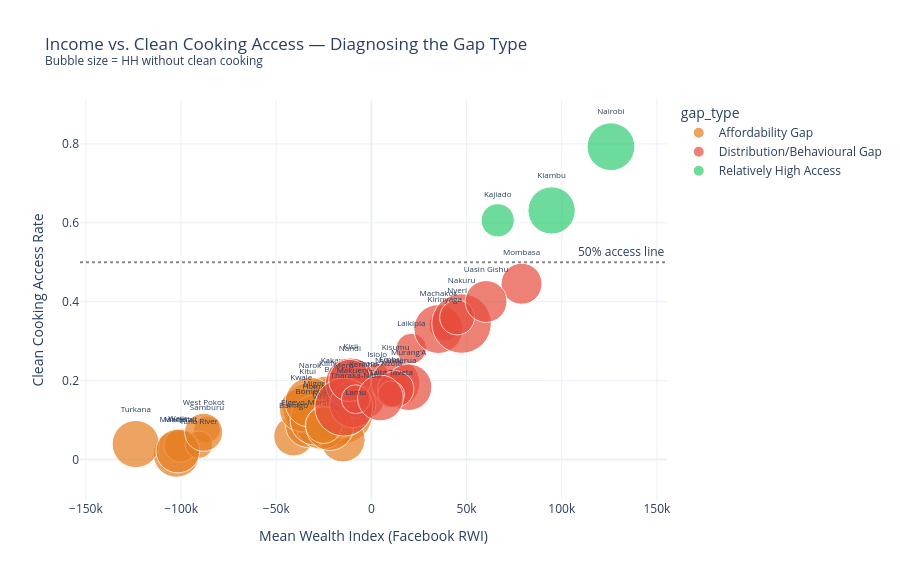

Here is the notebook cell this chart was saved with:
### Markdown cell above
---
## 2. Affordability vs. Distribution Gap Analysis

### Code cell
# Counties with high wealth index but low clean cooking = DISTRIBUTION/BEHAVIORAL gap
# Counties with low wealth index and low clean cooking  = AFFORDABILITY gap

if 'wealth_index_mean' in df.columns and df['wealth_index_mean'].notna().sum() > 10:
    wealth_median = df['wealth_index_mean'].median()
    
    def gap_type(row):
        if row['wealth_index_mean'] >= wealth_median and row['clean_cooking_rate'] < 0.5:
            return 'Distribution/Behavioural Gap'
        elif row['wealth_index_mean'] < wealth_median and row['clean_cooking_rate'] < 0.5:
            return 'Affordability Gap'
        elif row['clean_cooking_rate'] >= 0.5:
            return 'Relatively High Access'
        else:
            return 'Mixed'

    df['gap_type'] = df.apply(gap_type, axis=1)

    fig2 = px.scatter(
        df,
        x='wealth_index_mean',
        y='clean_cooking_rate',
        color='gap_type',
        size='hh_without_clean_cooking',
        text='county_name',
        color_discrete_map={
            'Distribution/Behavioural Gap': '#e74c3c',
            'Affordability Gap': '#e67e22',
            'Relatively High Access': '#2ecc71',
            'Mixed': '#95a5a6',
        },
        title='Income vs. Clean Cooking Access — Diagnosing the Gap Type<br><sup>Bubble size = HH without clean cooking</sup>',
        labels={
            'wealth_index_mean': 'Mean Wealth Index (Facebook RWI)',
            'clean_cooking_rate': 'Clean Cooking Access Rate',
        },
        template='plotly_white',
        size_max=45,
    )
    fig2.add_hline(y=0.5, line_dash='dot', line_color='#888', annotation_text='50% access line')
    fig2.update_traces(textposition='top center', textfont_size=8)
    fig2.update_layout(height=580)
    fig2.write_html(str(CHARTS / 'affordability_vs_distribution_gap.html'))
    print('Saved affordability_vs_distribution_gap.html')
    fig2.show()
else:
    print('Wealth index data not yet available — add Facebook RWI in notebook 02 to enable this analysis.')

### Figure 1 — Plotly figure (JSON) as saved in the notebook; plotly's stock layout.template omitted (floating-point values rounded to 4 significant figures)
{"data": [{"hovertemplate": "gap_type=Affordability Gap<br>Mean Wealth Index (Facebook RWI)=%{x}<br>Clean Cooking Access Rate=%{y}<br>hh_without_clean_cooking=%{marker.size}<br>county_name=%{text}<extra></extra>", "legendgroup": "Affordability Gap", "marker": {"color": "#e67e22", "size": [160900.0, 204900.0, 378000.0, 208600.0, 107400.0, 204900.0, 264000.0, 414000.0, 320200.0, 253600.0, 194300.0, 219400.0, 113700.0, 257700.0, 253800.0, 140400.0, 73520.0, 233400.0, 77960.0, 228400.0, 138100.0, 196000.0, 148300.0], "sizemode": "area", "sizeref": 204.5, "symbol": "circle"}, "mode": "markers+text", "name": "Affordability Gap", "orientation": "v", "showlegend": true, "text": ["Baringo", "Bomet", "Bungoma", "Busia", "Elgeyo-Marakwet", "Garissa", "Homa Bay", "Kakamega", "Kilifi", "Kitui", "Kwale", "Mandera", "Marsabit", "Migori", "Narok", "Nyamira", "Samburu", "Siaya", "Tana River", "Turkana", "Vihiga", "Wajir", "West Pokot"], "textfont": {"size": 8}, "textposition": "top center", "type": "scatter", "x": [-40890.0, -33430.0, -15140.0, -19870.0, -30830.0, -15050.0, -26140.0, -16450.0, -23360.0, -33490.0, -36830.0, -102500.0, -100300.0, -29540.0, -32270.0, -22590.0, -86400.0, -21880.0, -90650.0, -123800.0, -25060.0, -101700.0, -88130.0], "xaxis": "x", "y": [0.05908, 0.08748, 0.1176, 0.08954, 0.07865, 0.05042, 0.09025, 0.1354, 0.1409, 0.1294, 0.1259, 0.01369, 0.03563, 0.09993, 0.1452, 0.09582, 0.07608, 0.08341, 0.03766, 0.03917, 0.08736, 0.02148, 0.06906], "yaxis": "y"}, {"hovertemplate": "gap_type=Distribution/Behavioural Gap<br>Mean Wealth Index (Facebook RWI)=%{x}<br>Clean Cooking Access Rate=%{y}<br>hh_without_clean_cooking=%{marker.size}<br>county_name=%{text}<extra></extra>", "legendgroup": "Distribution/Behavioural Gap", "marker": {"color": "#e74c3c", "size": [127300.0, 53900.0, 194900.0, 103100.0, 262000.0, 238800.0, 95580.0, 32170.0, 244000.0, 218000.0, 343600.0, 171700.0, 221300.0, 363200.0, 181600.0, 134400.0, 124600.0, 72900.0, 85410.0, 214300.0, 178800.0], "sizemode": "area", "sizeref": 204.5, "symbol": "circle"}, "mode": "markers+text", "name": "Distribution/Behavioural Gap", "orientation": "v", "showlegend": true, "text": ["Embu", "Isiolo", "Kericho", "Kirinyaga", "Kisii", "Kisumu", "Laikipia", "Lamu", "Machakos", "Makueni", "Meru", "Mombasa", "Murang'A", "Nakuru", "Nandi", "Nyandarua", "Nyeri", "Taita Taveta", "Tharaka-Nithi", "Trans Nzoia", "Uasin Gishu"], "textfont": {"size": 8}, "textposition": "top center", "type": "scatter", "x": [9879.0, 3014.0, -4396.0, 38520.0, -10850.0, 12770.0, 20940.0, -8208.0, 35150.0, -9811.0, -14510.0, 78900.0, 19550.0, 47370.0, -11330.0, 12800.0, 45030.0, 10400.0, -8190.0, 4737.0, 60250.0], "xaxis": "x", "y": [0.184, 0.2156, 0.1573, 0.3415, 0.1934, 0.1941, 0.2812, 0.1282, 0.3307, 0.1391, 0.133, 0.4457, 0.1831, 0.3448, 0.2004, 0.1788, 0.3601, 0.1655, 0.1528, 0.156, 0.4006], "yaxis": "y"}, {"hovertemplate": "gap_type=Relatively High Access<br>Mean Wealth Index (Facebook RWI)=%{x}<br>Clean Cooking Access Rate=%{y}<br>hh_without_clean_cooking=%{marker.size}<br>county_name=%{text}<extra></extra>", "legendgroup": "Relatively High Access", "marker": {"color": "#2ecc71", "size": [112800.0, 228500.0, 233300.0], "sizemode": "area", "sizeref": 204.5, "symbol": "circle"}, "mode": "markers+text", "name": "Relatively High Access", "orientation": "v", "showlegend": true, "text": ["Kajiado", "Kiambu", "Nairobi"], "textfont": {"size": 8}, "textposition": "top center", "type": "scatter", "x": [66360.0, 94670.0, 125900.0], "xaxis": "x", "y": [0.6064, 0.6313, 0.793], "yaxis": "y"}], "layout": {"annotations": [{"showarrow": false, "text": "50% access line", "x": 1, "xanchor": "right", "xref": "x domain", "y": 0.5, "yanchor": "bottom", "yref": "y"}], "height": 580, "legend": {"itemsizing": "constant", "title": {"text": "gap_type"}, "tracegroupgap": 0}, "shapes": [{"line": {"color": "#888", "dash": "dot"}, "type": "line", "x0": 0, "x1": 1, "xref": "x domain", "y0": 0.5, "y1": 0.5, "yref": "y"}], "title": {"text": "Income vs. Clean Cooking Access — Diagnosing the Gap Type<br><sup>Bubble size = HH without clean cooking</sup>"}, "xaxis": {"anchor": "y", "domain": [0.0, 1.0], "title": {"text": "Mean Wealth Index (Facebook RWI)"}}, "yaxis": {"anchor": "x", "domain": [0.0, 1.0], "title": {"text": "Clean Cooking Access Rate"}}}}
